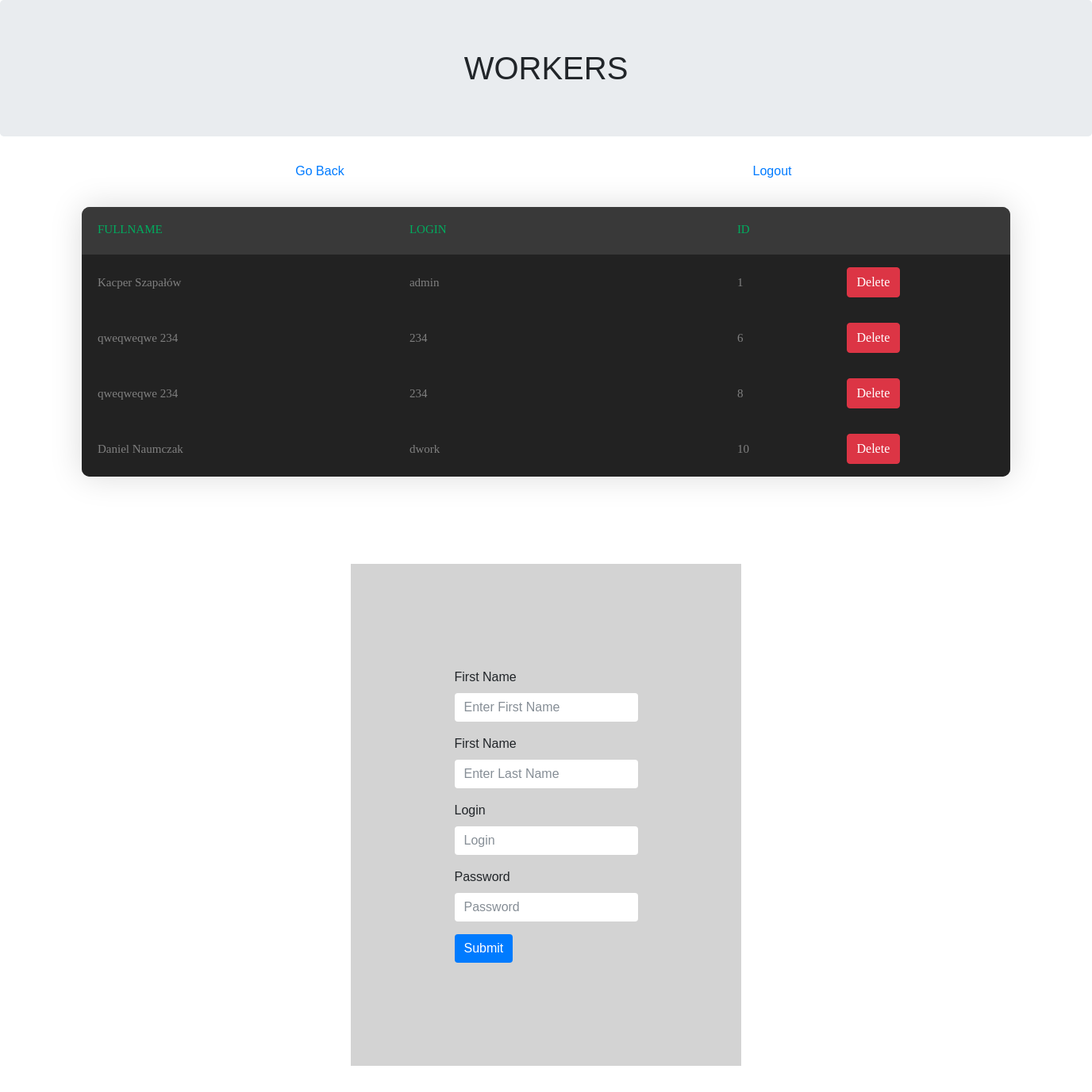
Page /shop/admin/workers.php (signed in) on the committed database.
### tables this page shows
CREATE TABLE `workers` (
  `id_worker` int(11) NOT NULL,
  `first` varchar(50) NOT NULL,
  `last` varchar(50) NOT NULL,
  `role` varchar(20) NOT NULL,
  `login` varchar(40) NOT NULL,
  `password` varchar(255) NOT NULL
);

### shop/admin/workers.php (the view, shortened to what this page needs)
<?php
	require (SITE_ROOT."/connect.php");
												try{
													$connection = @new mysqli($host, $db_user, $db_password, $db_name, $port);
												if($connection->connect_errno!=0){
													throw new Exception(mysqli_connect_errno());
												}
												else {
													$sql = sprintf("SELECT * FROM workers");
													$result = @$connection->query($sql);
														}
												} catch (Exception $e){
													echo 'Server error';
													echo $e;
												}
											?>
<!DOCTYPE html>
<html lang="en" >
<head>
	<link rel="stylesheet" type="text/css" href="vendor/bootstrap/css/bootstrap.min.css">
	<link rel="stylesheet" type="text/css" href="fonts/font-awesome-4.7.0/css/font-awesome.min.css">
	<link rel="stylesheet" type="text/css" href="vendor/animate/animate.css">
	<link rel="stylesheet" type="text/css" href="vendor/select2/select2.min.css">
	<link rel="stylesheet" type="text/css" href="vendor/perfect-scrollbar/perfect-scrollbar.css">
	<link rel="stylesheet" type="text/css" href="css/util.css">
	<link rel="stylesheet" type="text/css" href="css/main.css">
</head>
<body >
	<div class="jumbotron text-center">
		<h1>WORKERS</h1>
	</div>
	<div class="container">
		<div class="row text-center">
			<div class="col-6">
			<a href="index.php">Go Back</a>
			</div>
			<div class="col-6">
			<a href="../logout.php">Logout</a>
			</div>
		</div>
	</div>
	<div class="limiter" style="background-color: black">
		<div class="container-table100">
			<div class="wrap-table100">
				<div class="table100 ver3 m-b-110">
					<div class="table100-head">
						<table>
							<thead>
								<tr class="row100 head">
									<th class="cell100 column1">Fullname</th>
									<th class="cell100 column2">login</th>
									<th class="cell100 column3">id</th>
									<th class="cell100 column4"></th>
								</tr>
							</thead>
						</table>
					</div>
					<?php
						foreach($_SESSION["workers"] as $key => $val){
					?>
					<div class="table100-body js-pscroll">
						<table>
							<tbody>
								<tr class="row100 body">
									<td class="cell100 column1"><?php echo $val['first']."&nbsp;".$val['last'] ?></td>
									<td class="cell100 column2"><?php echo $val['login'] ?></td>
									<td class="cell100 column3"><?php echo $val['id'] ?></td>
									<td class="cell100 column4"><a href="workers.php?delete=<?php echo $val['id'] ?>"><button type="button" class="btn btn-danger">Delete</button></a></td>
								</tr>
							</tbody>
						</table>
					</div>
					<?php
					}
					?>
				</div>
				</div>
					<form action="workers.php"  method="POST" style="background-color: lightgrey; padding: 10%">
					  <div class="form-group" >
						<label>First Name</label>
						<input type="text" class="form-control" name="first" placeholder="Enter First Name">
					  </div>
					   <div class="form-group">
						<label>First Name</label>
						<input type="text" class="form-control" name="last" placeholder="Enter Last Name">
					  </div>
					  <div class="form-group">
						<label>Login</label>
						<input type="text" class="form-control" name="login" placeholder="Login">
					  </div>
					  <div class="form-group">
						<label>Password</label>
						<input type="password" class="form-control" name="password" placeholder="Password">
					  </div>
					  <input type="submit" class="btn btn-primary">
					</form>
		</div>
	</div>
</body>
</html>

### shop/admin/css/main.css (style rules this page uses)
* { margin: 0px; padding: 0px; box-sizing: border-box; }
body, html { height: 100%; font-family: sans-serif; }
a { margin: 0px; transition: all 0.4s; -webkit-transition: all 0.4s; -o-transition: all 0.4s; -moz-transition: all 0.4s; }
h1,h2,h3,h4,h5,h6 { margin: 0px; }
input { display: block; outline: none; border: none !important; }
button { outline: none !important; border: none; background: transparent; }
.js-pscroll { position: relative; overflow: hidden; }
.limiter { width: 1366px; margin: 0 auto; }
.container-table100 { width: 100%; min-height: 100vh; background: #fff; display: -webkit-box; display: -webkit-flex; display: -moz-box; display: -ms-flexbox; display: flex; align-items: center; justify-content: center; flex-wrap: wrap; padding: 33px 30px; }
.wrap-table100 { width: 1170px; }
.table100 { background-color: #fff; }
table { width: 100%; }
th, td { font-weight: unset; padding-right: 10px; }
.column1 { width: 30%; padding-left: 20px; }
.column2 { width: 30%; }
.column3 { width: 10%; }
.column4 { width: 15%; }
.table100-head th { padding-top: 18px; padding-bottom: 18px; }
.table100-body td { padding-top: 16px; padding-bottom: 16px; }
.table100 { position: relative; padding-top: 60px; }
.table100-head { position: absolute; width: 100%; top: 0; left: 0; }
.table100-body { max-height: 585px; overflow: auto; }
.table100.ver3 { background-color: #393939; }
.table100.ver3 th { font-family: Lato-Bold; font-size: 15px; color: #00ad5f; line-height: 1.4; text-transform: uppercase; background-color: #393939; }
.table100.ver3 td { font-family: Lato-Regular; font-size: 15px; color: #808080; line-height: 1.4; background-color: #222222; }
.table100.ver3 { border-radius: 10px; overflow: hidden; box-shadow: 0 0px 40px 0px rgba(0, 0, 0, 0.15); -moz-box-shadow: 0 0px 40px 0px rgba(0, 0, 0, 0.15); -webkit-box-shadow: 0 0px 40px 0px rgba(0, 0, 0, 0.15); -o-box-shadow: 0 0px 40px 0px rgba(0, 0, 0, 0.15); -ms-box-shadow: 0 0px 40px 0px rgba(0, 0, 0, 0.15); }

### rows in the picture
workers: first "Kacper", last "Szapałów", login "admin", id_worker "1"
workers: first "qweqweqwe", last "234", login "234", id_worker "6"
workers: first "qweqweqwe", last "234", login "234", id_worker "8"
workers: first "Daniel", last "Naumczak", login "dwork", id_worker "10"
